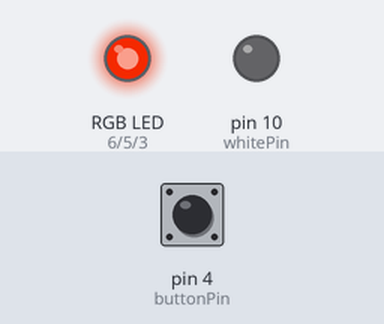
Recording of a sketch running on a simulated Arduino Uno, built with avr-gcc and run on an emulated ATmega328P. On the bench: an RGB LED mixed from three pins (HIGH = lit), output pins drawn as LEDs (lit = HIGH). The test bench sets the inputs (shaded band); at power-on: pin 4 (buttonPin) HIGH. Dim RGB values are drawn brighter than linear; random numbers use the default seed unless the sketch sets one.

Above: at 1.0 s.
1.1 s: pin 4 (buttonPin) pulled LOW for 3.2 s
At 5.4 s:
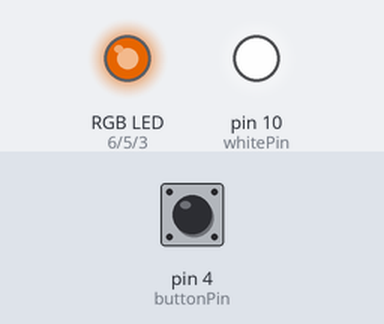
5.8 s: pin 4 (buttonPin) pulled LOW for 0.15 s
At 6.6 s:
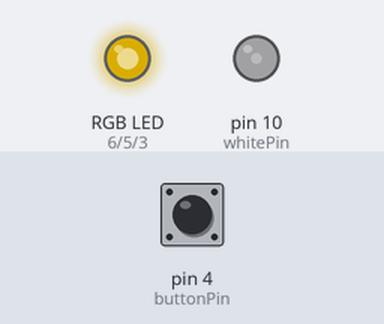
8.9 s: pin 4 (buttonPin) pulled LOW for 1 s
At 10.6 s:
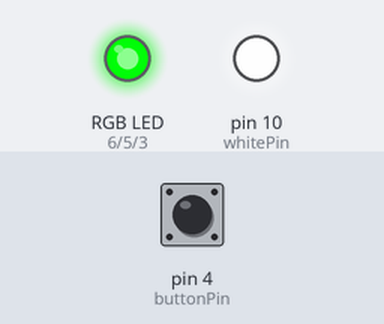
12.9 s: pin 4 (buttonPin) pulled LOW for 0.15 s
At 13.2 s:
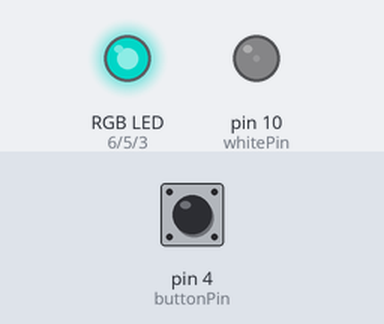
16.0 s: pin 4 (buttonPin) pulled LOW for 0.15 s
Timing chart, 0 to 19.0 s (numbered marks = the images above; inputs shaded):
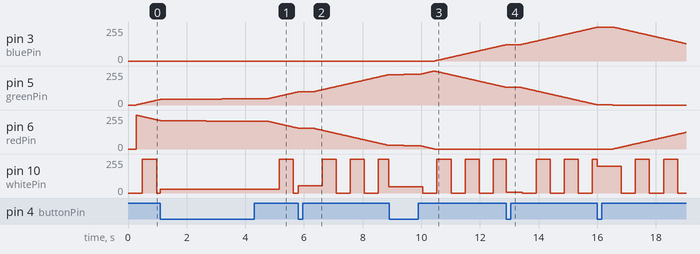

The sketch:

BY8X01_Tardis.ino
```cpp
#include "BY8X01-16P.h"
#include "SoftwareSerial.h"
#define BY8X0116P_ENABLE_DEBUG_OUTPUT       1

const byte rxPin = 8;
const byte txPin = 9;
SoftwareSerial swSerial(rxPin, txPin);
BY8X0116P audioController(swSerial);


int step;

int greenPin=5;
int redPin=6;
int bluePin=3;
int whitePin=10;
int buttonPin=4;

float in, out;
unsigned int rgbColour[3];
int i,decColour,incColour = 0;
int numTracks;

const long cycleInterval = 20;
unsigned long prevCycleMillis,prevSoundCheckMillis = 0;


void setup() {
  randomSeed(analogRead(0));

  pinMode(buttonPin, INPUT);
  digitalWrite(buttonPin,HIGH);

  pinMode(rxPin, INPUT);
  pinMode(txPin, OUTPUT);

  swSerial.begin(9600);           // swSerial must be started first - only supported UART baud rate is 9600

  audioController.init();
  audioController.setEqualizerProfile(BY8X0116P_EqualizerProfile_Rock);
  //audioController.setLoopPlaybackMode(BY8X0116P_LoopPlaybackMode_Random);
  audioController.setVolume(20);

  numTracks = 4;

  pinMode(redPin,OUTPUT);
  pinMode(greenPin,OUTPUT);
  pinMode(bluePin,OUTPUT);
  pinMode(whitePin,OUTPUT);

  setColourRgb(0,0,0);

  rgbColour[0] = 255;
  rgbColour[1] = 0;
  rgbColour[2] = 0;

  while (true) {
    DoStuff();
  }
}

void loop() {
  // put your main code here, to run repeatedly:
  //DoStuff();
}

void setColourRgb(unsigned int red, unsigned int green, unsigned int blue) {
  analogWrite(redPin, red);
  analogWrite(greenPin, green);
  analogWrite(bluePin, blue);
}

void checkSoundStatus(){
  if (digitalRead(buttonPin) == LOW)
  {
    if (audioController.isPlaybackActive())
      audioController.stop(false);
    //audioController.play();
    int j = random(1, numTracks);
    audioController.playFileIndex(j);

    digitalWrite(buttonPin,HIGH);
    delay(100);
  }
}

void DoStuff(){
    unsigned long currentMillis = millis();

  //CycleRGB Start
  if (currentMillis - prevCycleMillis >= cycleInterval) {
    if (i>=255) {
      i=0;
      decColour += 1;
    }

    if (i==0){
      if (decColour>2)
        decColour=0;

      if (decColour == 2) {
        incColour = 0;
      } else {
        incColour = decColour +1;
      }
    }

    rgbColour[decColour] -= 1;
    rgbColour[incColour] += 1;

    setColourRgb(rgbColour[0], rgbColour[1], rgbColour[2]);
    i += 1;

    prevCycleMillis = currentMillis;
  }
  //CycleRGB End

  //CheckSound Start
  checkSoundStatus();
  //CheckSound End

  //Pulse Start

  if (in>=6.283)
    in = 0;

  out = sin(in) * 127.5 + 127.5;
  analogWrite(whitePin,out);

  in = in + 0.001;
  //Pulse End
}
```
